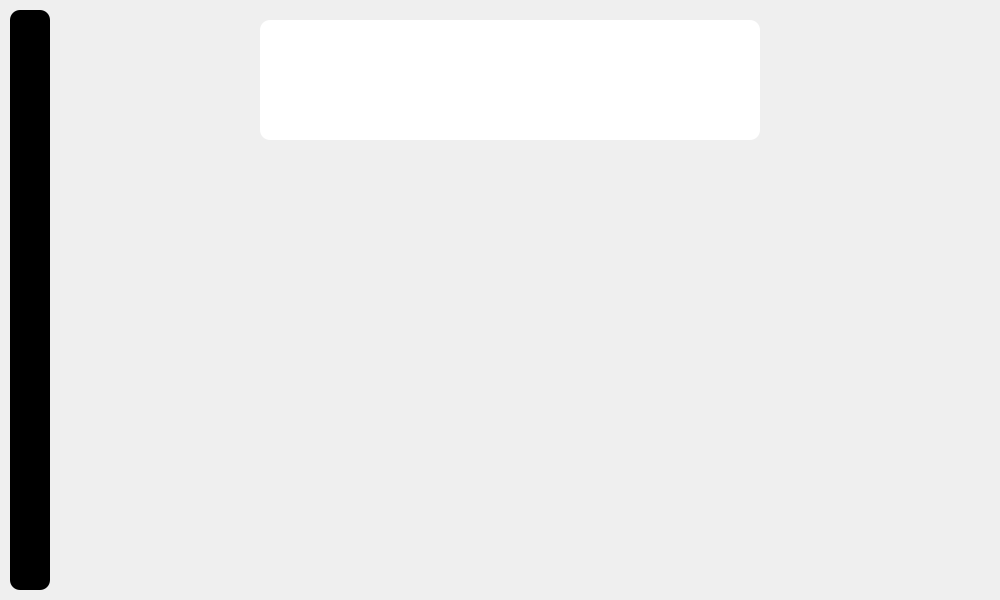
<?xml version="1.0" encoding="UTF-8"?>
<ui version="4.0">
 <class>MainWindow</class>
 <widget class="QMainWindow" name="MainWindow">
  <property name="geometry">
   <rect>
    <x>0</x>
    <y>0</y>
    <width>1000</width>
    <height>600</height>
   </rect>
  </property>
  <property name="windowTitle">
   <string>MainWindow</string>
  </property>
  <widget class="QWidget" name="centralwidget">
   <widget class="QWidget" name="widget" native="true">
    <property name="geometry">
     <rect>
      <x>0</x>
      <y>0</y>
      <width>1000</width>
      <height>600</height>
     </rect>
    </property>
    <widget class="QWidget" name="widget_2" native="true">
     <property name="geometry">
      <rect>
       <x>10</x>
       <y>10</y>
       <width>40</width>
       <height>580</height>
      </rect>
     </property>
     <property name="styleSheet">
      <string notr="true">background-color: black;
border-radius: 10px;</string>
     </property>
    </widget>
    <widget class="QWidget" name="widget_3" native="true">
     <property name="geometry">
      <rect>
       <x>60</x>
       <y>10</y>
       <width>910</width>
       <height>580</height>
      </rect>
     </property>
     <widget class="QWidget" name="widget_4" native="true">
      <property name="geometry">
       <rect>
        <x>200</x>
        <y>10</y>
        <width>500</width>
        <height>120</height>
       </rect>
      </property>
      <property name="styleSheet">
       <string notr="true">background-color: white;
border-radius: 10px;
</string>
      </property>
     </widget>
     <widget class="QWidget" name="widget_5" native="true">
      <property name="geometry">
       <rect>
        <x>10</x>
        <y>160</y>
        <width>890</width>
        <height>400</height>
       </rect>
      </property>
      <layout class="QHBoxLayout" name="horizontalLayout">
       <item>
        <widget class="QWidget" name="widget_6" native="true"/>
       </item>
       <item>
        <widget class="QWidget" name="widget_7" native="true"/>
       </item>
       <item>
        <widget class="QWidget" name="widget_8" native="true"/>
       </item>
      </layout>
     </widget>
    </widget>
   </widget>
  </widget>
 </widget>
 <resources/>
 <connections/>
</ui>
